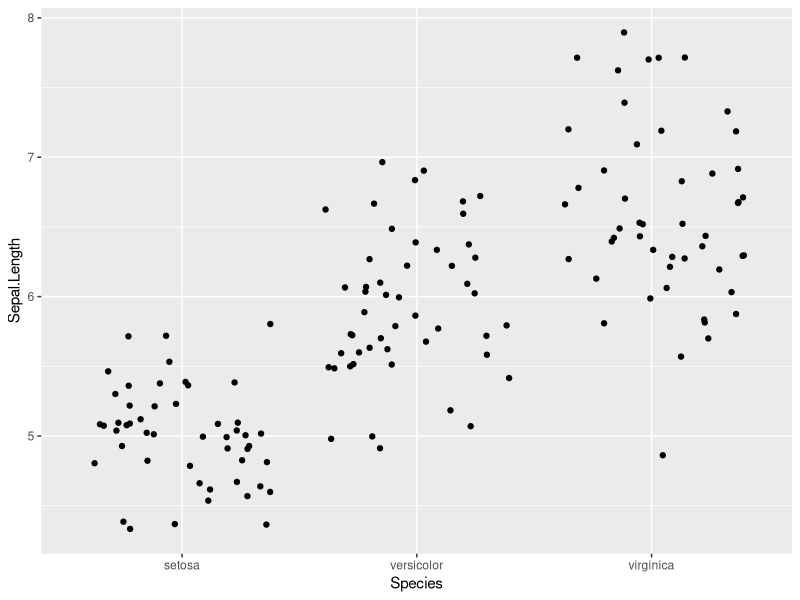
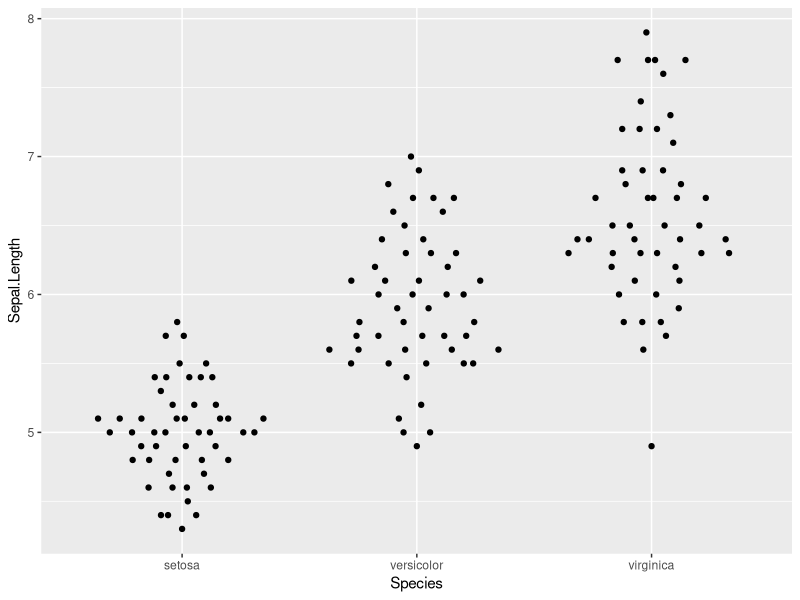
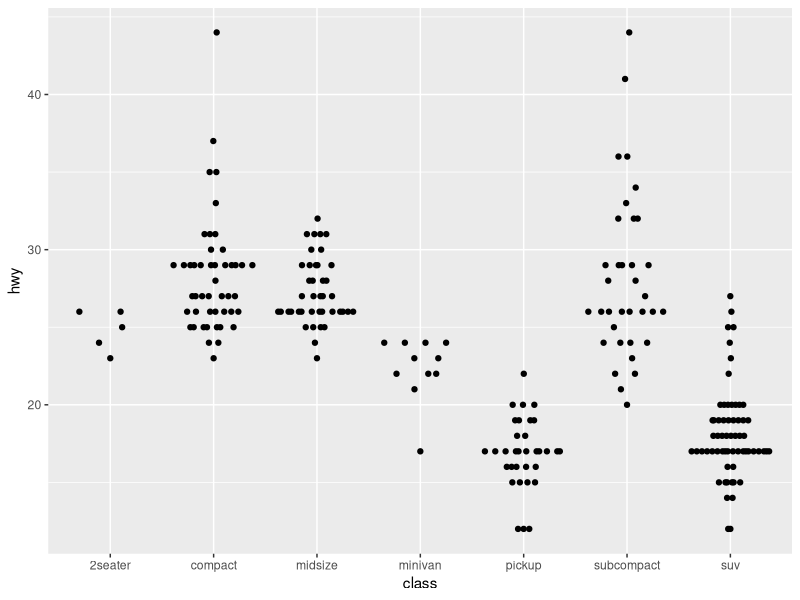
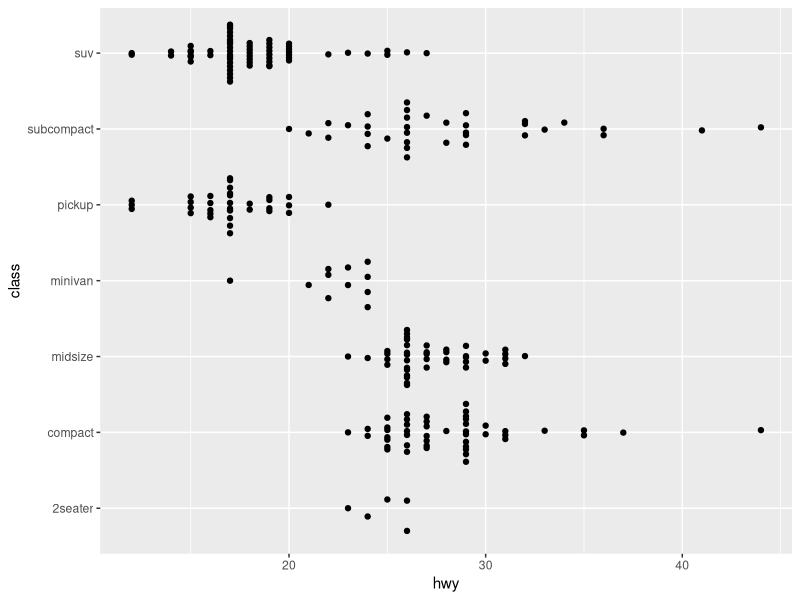
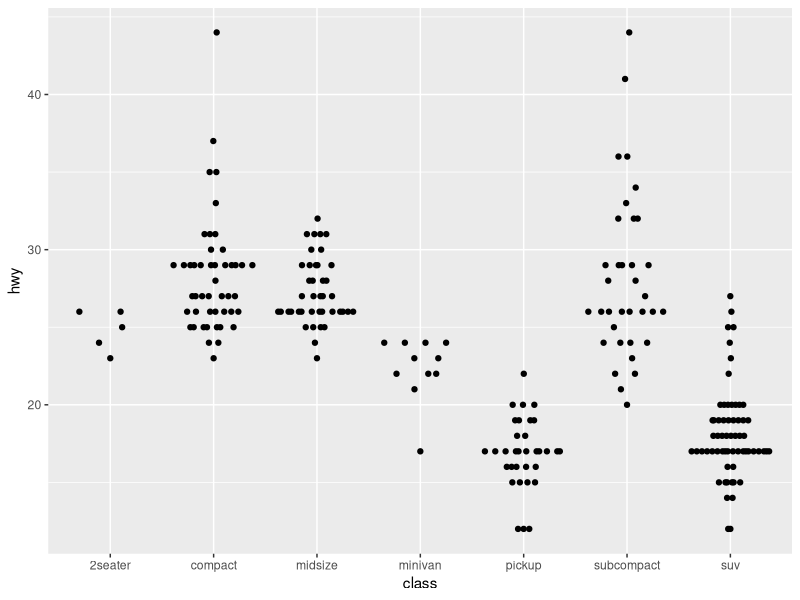
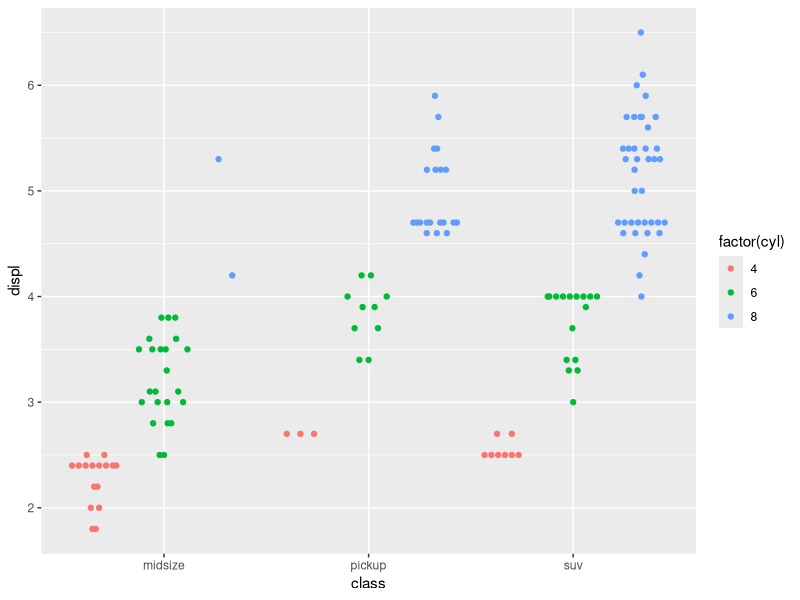
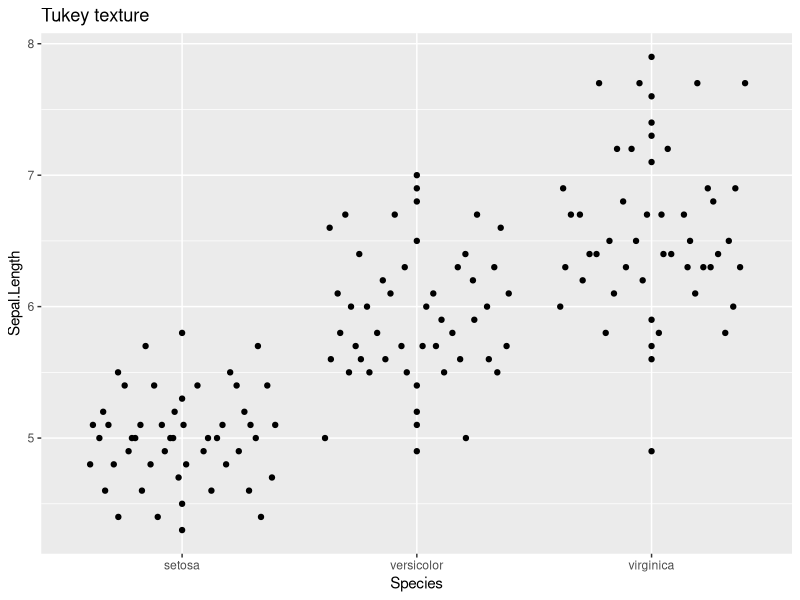
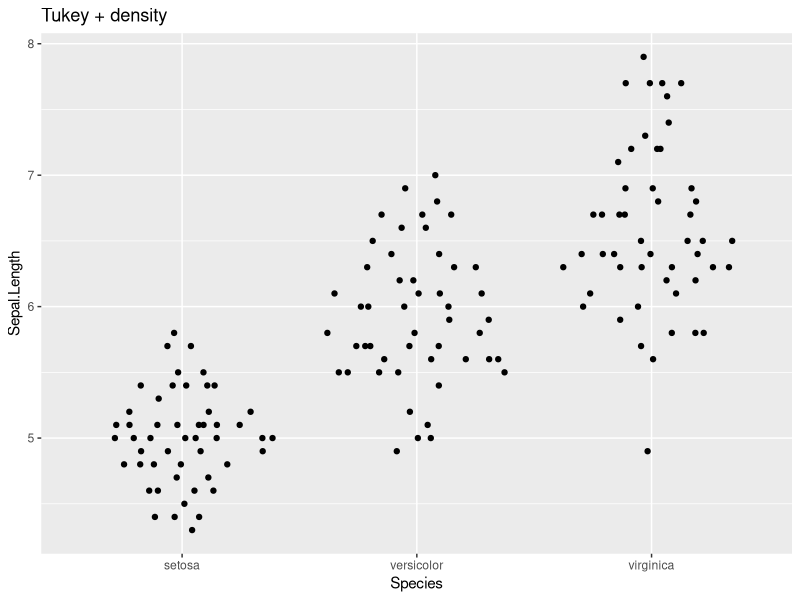

These figures' R source, in order:
## ---- chunk 1
knitr::opts_chunk$set(
  fig.retina=2,
  fig.width=6,
  fig.height=4
)
## ---- chunk 2
set.seed(12345)
library(ggplot2)
library(ggbeeswarm)
#compare to jitter
ggplot(iris,aes(Species, Sepal.Length)) + geom_jitter()
ggplot(iris,aes(Species, Sepal.Length)) + geom_quasirandom()
## ---- chunk 3

#default geom_quasirandom
ggplot(mpg,aes(class, hwy)) + geom_quasirandom()

# With categorical y-axis
ggplot(mpg,aes(hwy, class)) + geom_quasirandom(groupOnX=FALSE)

# Some groups may have only a few points. Use `varwidth=TRUE` to adjust width dynamically.
ggplot(mpg,aes(class, hwy)) + geom_quasirandom(varwidth = TRUE)

# Automatic dodging
sub_mpg <- mpg[mpg$class %in% c("midsize", "pickup", "suv"),]
ggplot(sub_mpg, aes(class, displ, color=factor(cyl))) + geom_quasirandom(dodge.width=1)
## ---- chunk 4
ggplot(iris,aes(Species, Sepal.Length)) + geom_quasirandom(method='tukey') + ggtitle('Tukey texture')
ggplot(iris,aes(Species, Sepal.Length)) + geom_quasirandom(method='tukeyDense') + ggtitle('Tukey + density')
ggplot(iris,aes(Species, Sepal.Length)) + geom_quasirandom(method='frowney') + ggtitle('Banded frowns')
ggplot(iris,aes(Species, Sepal.Length)) + geom_quasirandom(method='smiley') + ggtitle('Banded smiles')
ggplot(iris,aes(Species, Sepal.Length)) + geom_quasirandom(method='pseudorandom') + ggtitle('Jittered density')
ggplot(iris,aes(Species, Sepal.Length)) + geom_beeswarm() + ggtitle('Beeswarm')
## ---- chunk 5

ggplot(iris,aes(Species, Sepal.Length)) + geom_beeswarm()
ggplot(iris,aes(Species, Sepal.Length)) + geom_beeswarm(side = 1L)
ggplot(mpg,aes(class, hwy)) + geom_beeswarm(size=.5)
# With categorical y-axis
ggplot(mpg,aes(hwy, class)) + geom_beeswarm(size=.5)
# Also watch out for points escaping from the plot with geom_beeswarm
ggplot(mpg,aes(hwy, class)) + geom_beeswarm(size=.5) + scale_y_discrete(expand=expansion(add=c(0.5,1)))

ggplot(mpg,aes(class, hwy)) + geom_beeswarm(size=1.1)


# With automatic dodging
ggplot(sub_mpg, aes(class, displ, color=factor(cyl))) + geom_beeswarm(dodge.width=0.5)

#With different beeswarm point distribution priority
dat<-data.frame(x=rep(1:3,c(20,40,80)))
dat$y<-rnorm(nrow(dat),dat$x)
ggplot(dat,aes(x,y)) + geom_beeswarm(size=2) + ggtitle('Default (ascending)') + scale_x_continuous(expand=expansion(add=c(0.5,.5)))
ggplot(dat,aes(x,y)) + geom_beeswarm(size=2,priority='descending') + ggtitle('Descending') + scale_x_continuous(expand=expansion(add=c(0.5,.5)))
ggplot(dat,aes(x,y)) + geom_beeswarm(size=2,priority='density') + ggtitle('Density') + scale_x_continuous(expand=expansion(add=c(0.5,.5)))
ggplot(dat,aes(x,y)) + geom_beeswarm(size=2,priority='random') + ggtitle('Random') + scale_x_continuous(expand=expansion(add=c(0.5,.5)))
